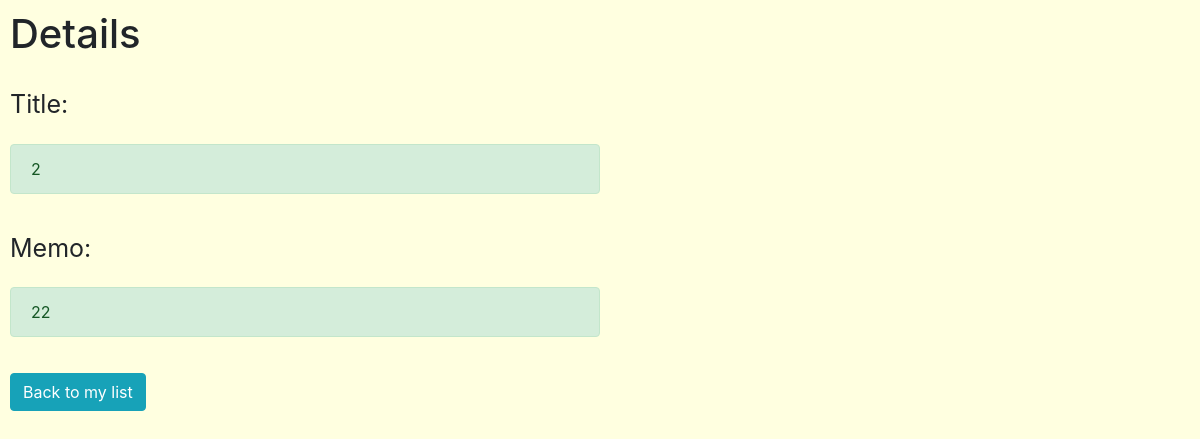
Before: /detail/9 with the older database file.
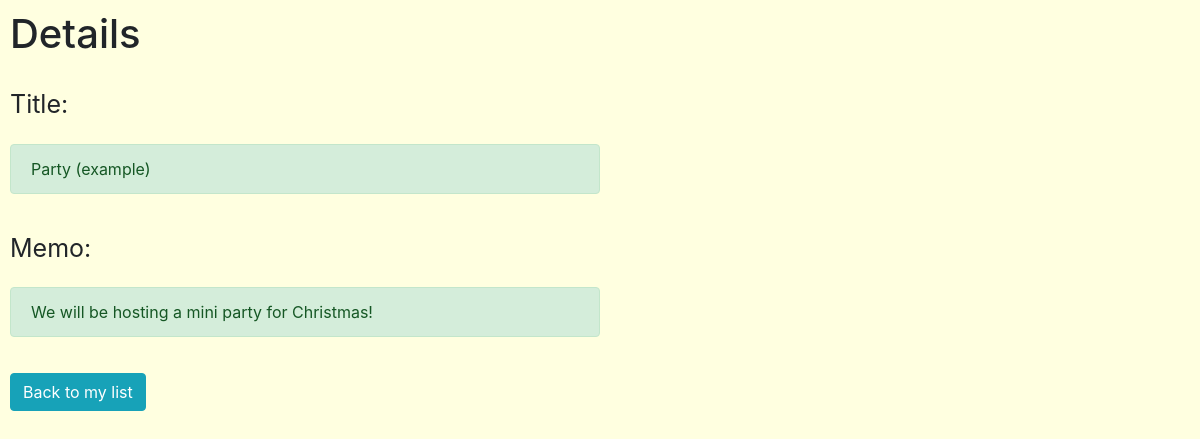
After: the same page with the newer database file.
### todo/models.py (models this page shows, shortened)
class TodoModel(models.Model):
    title = models.CharField(max_length=100) #文字列を示す
    memo = models.TextField()
    priority = models.CharField(
        max_length=50,
        choices= CHOICE
    )
    duedate = models.DateField(null=True)

### todo/views.py (the view)
# urls.py: path("detail/<int:pk>", TodoDetail.as_view(), name="detail"),
class TodoDetail(DetailView):
    template_name = "detail.html"
    model = TodoModel

### templates/detail.html
{% extends "base.html" %}
{% block header %}
<body style="background-color:#FFFFE0">
<div style="padding:10px">
<h1>Details</h1>
</div>
{% endblock header %}
{% block content %}
<div style="padding:10px; font-size:25px">Title:</div>
<div style="padding:10px">
<div style="width:50%" class="alert alert-success" role="alert">
    {{object.title}}
</div>
</div>
<div style="padding:10px; font-size:25px">Memo:</div>
<div style="padding:10px">
<div style="width:50%" class="alert alert-success" role="alert">
    {{object.memo}}
</div>
</div>
<div style="padding:10px">
 <a href="{% url 'list' %}" class="btn btn-info" tabindex="-1" role="button" aria-disabled="true">
     Back to my list
 </a>
</div>
</body>
{% endblock content %}

### templates/base.html (shortened to what this page needs)
<!doctype html>
<html lang="en">
  <head>
    <link rel="stylesheet" href="https://cdn.jsdelivr.net/npm/bootstrap@4.5.3/dist/css/bootstrap.min.css">
  </head>
  <body>
    {% block header %}
    {% endblock header %}
    {% block content %}
    {% endblock content %}
  </body>
</html>

Changed rows visible on the page:
changed TodoModel: title "2" → "Party (example)"; memo "22" → "We will be hosting a mini party for Christmas!"
